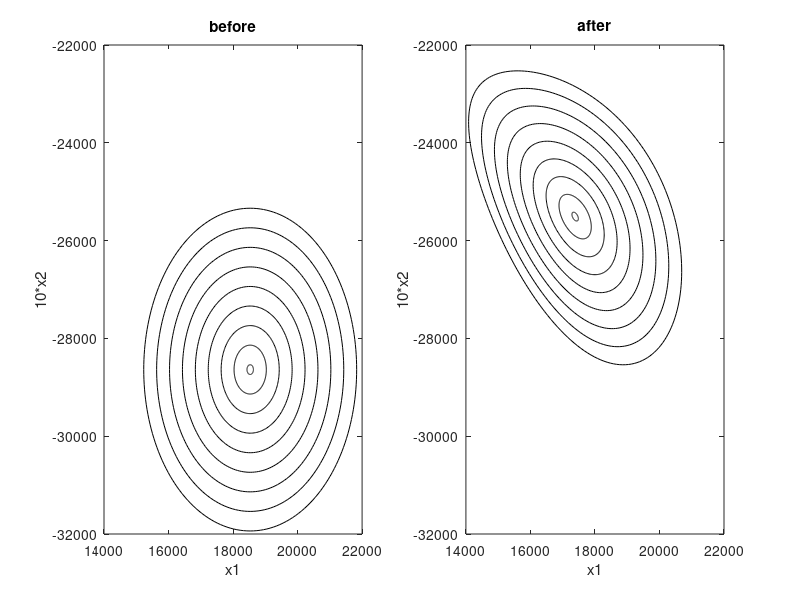

This figure's MATLAB source:
%Propagation of ellipsoids
%Radar monitoring of falling body

%----------------------------------------------------
%Prepare for the simulation of the falling body

T=0.4; %sampling period
g=-9.81;
rho0=1.225; %air density, sea level
k=6705.6; %density vs. altitude constant
L=100; %horizontal distance radar<->object
L2=L^2;

Nf=42; %maximum number of samples

%space for ellipsoids
Ne=200;
ax1=zeros(1,Ne); 
ax2=zeros(1,Ne);
px1=zeros(1,Ne);
px2=zeros(1,Ne);

tim=0:T:(Nf-1)*T; %time

x=[10^5; -5000; 400]; %initial state

%---------------------------------------------------
%simulation till a desired moment
nn=1;
while nn<Nf+1,
      
   %system
   rx(:,nn)=x; %state recording
   rho=rho0*exp(-x(1)/k); %air density   
   d=(rho*(x(2)^2))/(2*x(3)); %drag
        
   %next system state
   x(1)=x(1)+(x(2)*T);
   x(2)=x(2)+((g+d)*T);
   x(3)=x(3);   
      
  nn=nn+1;       
end; 

%propagation of ellipsoids
% with display

for R=10:40:330,
 for m=1:Ne+1,   
   %a priori ellipsoid
   phi=(2*pi*(m-1))/Ne;
   ax1(m)=x(1)+10*R*cos(phi);
   ax2(m)=x(2)+R*sin(phi);
   %posterior ellipsoid
   rho=rho0*exp(-ax1(m)/k); %air density   
   d=(rho*(ax2(m)^2))/(2*x(3)); %drag
   px1(m)=ax1(m)+(ax2(m)*T); 
   px2(m)=ax2(m)+((g+d)*T);
 end;

%display
m=1:Ne+1;
figure(1)
subplot(1,2,1)
plot(ax1(m),10*ax2(m),'k'); hold on;
title('before');xlabel('x1'); ylabel('10*x2');
axis([1.4e4 2.2e4 -3.2e4 -2.2e4]);

subplot(1,2,2);
plot(px1(m),10*px2(m),'k'); hold on;
title('after');xlabel('x1'); ylabel('10*x2');
axis([1.4e4 2.2e4 -3.2e4 -2.2e4]);

end;
